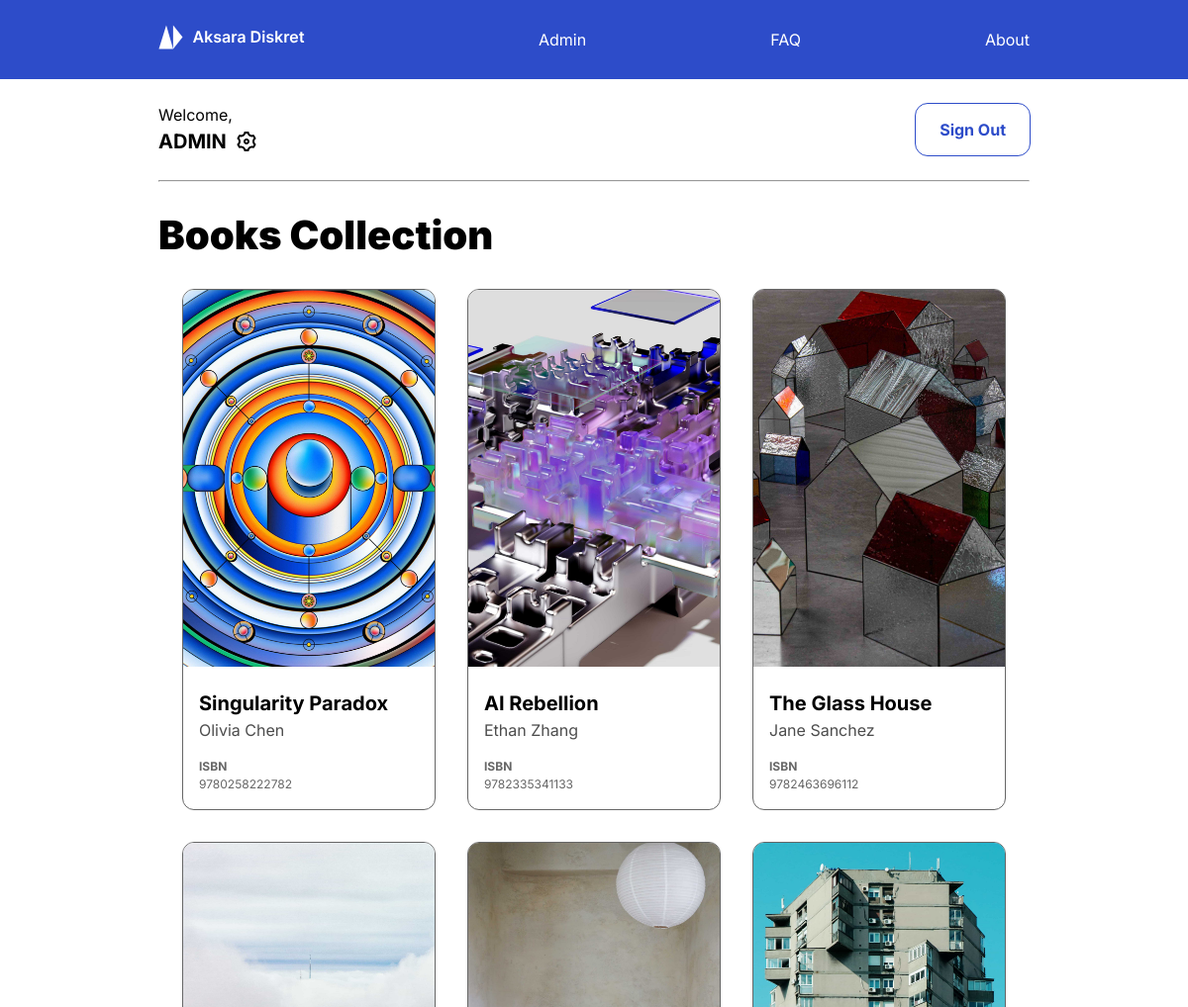
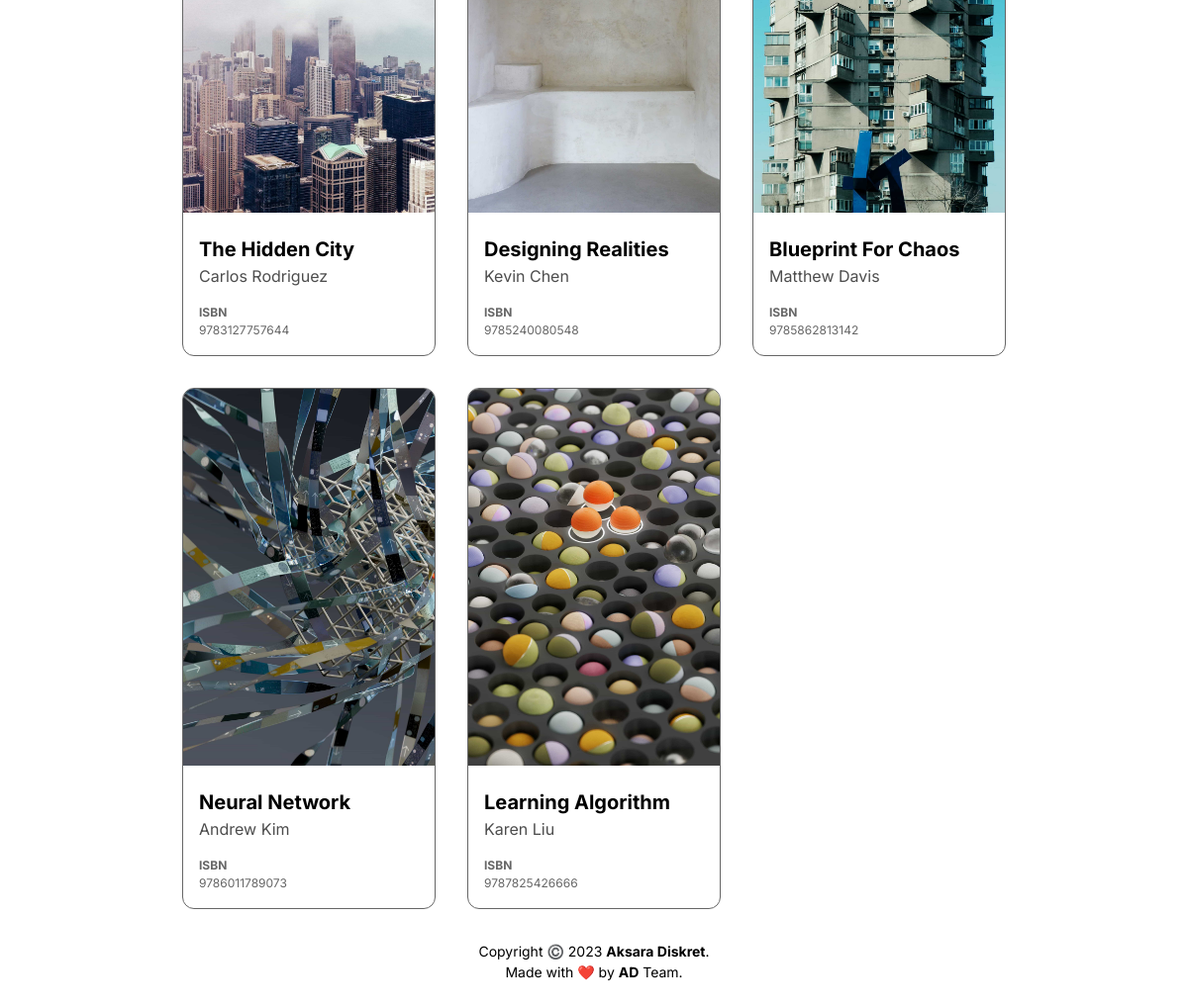
The page /collection (signed in) on the database its author committed (2 pictures, top to bottom).
### tables this page shows
CREATE TABLE `books` (
  `cover` varchar(99) NOT NULL,
  `book` varchar(99) NOT NULL,
  `isbn` bigint(13) NOT NULL,
  `title` varchar(99) NOT NULL,
  `author` varchar(99) NOT NULL
);

### config/functions.php (called while the page is built, shortened)
<?php
function FeaturePrivilege()
{
    return false;
}

### collection/index.php (the view, shortened to what this page needs)
<?php
require "../config/functions.php";
$result = mysqli_query($db, "SELECT * FROM books");
?>
<!DOCTYPE html>
<html lang="en">
<head>
    <link rel="stylesheet" href="../css/global.css">
    <link rel="stylesheet" href="../css/responsive.css">
    <link rel="stylesheet" href="../css/collection.css">
</head>
<body>
    <header>
        <a href="../"><img src="../assets/icon/ad-logo.svg" alt="Aksara Diskret Logo"></a>
        <nav>
            <ul id="nav-list">
                <?php if (FeaturePrivilege() || isset($_SESSION["idAdmin"])) : ?>
                    <li>
                        <a href="../admin">Admin</a>
                    </li>
                <?php endif; ?>
                <li><a href="../faq">FAQ</a></li>
                <li><a href="../about">About</a></li>
            </ul>
        </nav>
    </header>
    <div class="app-container">
        <main>
            <div class="account">
                <div class="data">
                    <p>Welcome,</p>
                    <div class="account-menu">
                        <?php if (isset($_SESSION["USERNAME"])) : ?>
                            <span id="user">
                                <?= $_SESSION["USERNAME"] ?>
                            </span>
                        <?php else : ?>
                            <span id="user">ADMIN</span>
                        <?php endif; ?>
                        <a href="../settings"><img src="../assets/icon/remixicon-settings-3-line.svg" alt="Settings Icon"></a>
                    </div>
                </div>
                <a href="../signout" class="rounded-box btn primary-btn">Sign Out</a>
            </div>
            <hr>
            <h1>Books Collection</h1>
            <div class="books-content">
                <?php while ($books = mysqli_fetch_assoc($result)) : ?>
                    <a href="<?= "../assets/books/" . $books["book"] ?>" class="rounded-box books-item" download>
                        <div class="book">
                            <img src="<?= "../assets/image/" . $books["cover"] ?>" alt="Book Cover">
                            <div class="books-info">
                                <h2><?= $books["title"] ?></h2>
                                <p><?= $books["author"] ?></p>
                            </div>
                        </div>
                        <div class="isbn"><b>ISBN</b><br><?= $books["isbn"] ?></div>
                    </a>
                <?php endwhile; ?>
            </div>
        </main>
        <footer>
            <p>Copyright ©️ 2023 <b>Aksara Diskret</b>.</p>
            <p>Made with ❤️ by <b>AD</b> Team.</p>
        </footer>
    </div>
</body>
</html>

### css/global.css (style rules this page uses)
:root { --primary: #2D4CC9; --white: #fff; --darkgrey: hsl(0, 0%, 40%); --lightgrey: hsl(0, 0%, 85%); --black: #000; }
* { margin: 0; padding: 0; box-sizing: border-box; }
body { line-height: 1.5; font-family: 'Inter', system-ui, -apple-system, BlinkMacSystemFont, 'Segoe UI', Roboto, Oxygen, Ubuntu, Cantarell, 'Open Sans', 'Helvetica Neue', sans-serif; }
svg, img { max-width: 100%; }
header { height: 80px; align-items: center; top: 0; position: sticky; background-color: var(--primary); color: var(--white); z-index: 1; }
header, nav ul { justify-content: space-between; }
#first-name, #last-name, #user, input[name="title"], input[name="author"], .books-info h2, .books-info p { text-transform: capitalize; }
.check-box, nav ul { align-items: center; }
.check-box, .primary-content, form, nav ul, header { display: flex; }
.failed, .success, footer { text-align: center; }
.failed, .success, .check-box, footer { font-size: 14px; }
a { display: inline-block; color: inherit; text-underline-offset: 4px; }
nav ul { list-style: none; }
nav a { text-decoration: none; }
main { display: grid; grid-template-columns: 1fr 1fr; place-content: center; align-items: center; min-height: 100vh; min-height: 100dvh; }
h1 { font-weight: 900; }
.rounded-box { border-radius: 12px; }
.btn { font-weight: 700; text-decoration: none; }
.primary-btn { background-color: var(--primary); color: var(--white); padding: 16px 32px; }
footer { padding: 32px 0 16px; }

### css/responsive.css (style rules this page uses)
:root { --spacing: 16px; }
@media only screen and (min-width: 600px) { nav ul { gap: 64px; } }
@media only screen and (min-width: 600px) { header { padding: var(--spacing) 32px; } }
@media only screen and (min-width: 600px) { .app-container { padding: var(--spacing) 32px; } }
@media only screen and (min-width: 600px) { h1 { font-size: 20px; } }
@media only screen and (min-width: 600px) { h2 { font-size: 20px; } }
@media only screen and (min-width: 768px) { nav ul { gap: 96px; } }
@media only screen and (min-width: 768px) { header { padding: var(--spacing) 64px; } }
@media only screen and (min-width: 768px) { .app-container { padding: var(--spacing) 64px; } }
@media only screen and (min-width: 768px) { h1 { font-size: 24px; } }
@media only screen and (min-width: 992px) { nav ul { gap: 128px; } }
@media only screen and (min-width: 992px) { header { padding: var(--spacing) 128px; } }
@media only screen and (min-width: 992px) { .app-container { padding: var(--spacing) 128px; } }
@media only screen and (min-width: 992px) { h1 { font-size: 32px; } }
@media only screen and (min-width: 1200px) { nav ul { gap: 186px; } }
@media only screen and (min-width: 1200px) { header { padding: var(--spacing) 160px; } }
@media only screen and (min-width: 1200px) { .app-container { padding: var(--spacing) 160px; } }
@media only screen and (min-width: 1200px) { h1 { font-size: 40px; } }

### css/collection.css (style rules this page uses)
main { grid-template-columns: 1fr; place-items: unset; place-content: center; gap: 24px; }
.account, .account-menu { display: flex; flex-wrap: wrap; gap: 8px; }
.account { justify-content: space-between; align-items: center; margin-top: 8px; }
.data { text-align: left; }
#user { font-size: 20px; font-weight: 700; }
a[href="../signout"] { padding: 14px 24px; background-color: transparent; color: var(--primary); outline: 1px solid var(--primary); }
a[href="../settings"] { display: flex; }
.books-content { display: grid; place-content: center; }
.books-item { display: flex; flex-direction: column; justify-content: space-between; gap: 16px; text-decoration: none; border: 1px solid var(--darkgrey); overflow: hidden; width: 256px; }
.books-item img { object-fit: cover; aspect-ratio: 2 / 3; }
.books-item p { color: hsl(0, 0%, 30%); }
.books-info { padding: 16px; padding-bottom: 0; }
.isbn { padding: 16px; padding-top: 0; color: hsl(0, 0%, 40%); font-size: 12px; }
@media only screen and (min-width: 600px) { .books-content { grid-template-columns: repeat(2, auto); gap: 32px; } }
@media only screen and (min-width: 1080px) { .books-content { grid-template-columns: repeat(3, auto); } }

### rows shown on the page
books: cover (picture), title "Singularity Paradox", author "Olivia Chen", isbn "9780258222782"
books: cover (picture), title "AI Rebellion", author "Ethan Zhang", isbn "9782335341133"
books: cover (picture), title "The Glass House", author "Jane Sanchez", isbn "9782463696112"
books: cover (picture), title "The Hidden City", author "Carlos Rodriguez", isbn "9783127757644"
books: cover (picture), title "Designing Realities", author "Kevin Chen", isbn "9785240080548"
books: cover (picture), title "Blueprint For Chaos", author "Matthew Davis", isbn "9785862813142"
books: cover (picture), title "Neural Network", author "Andrew Kim", isbn "9786011789073"
books: cover (picture), title "Learning Algorithm", author "Karen Liu", isbn "9787825426666"
